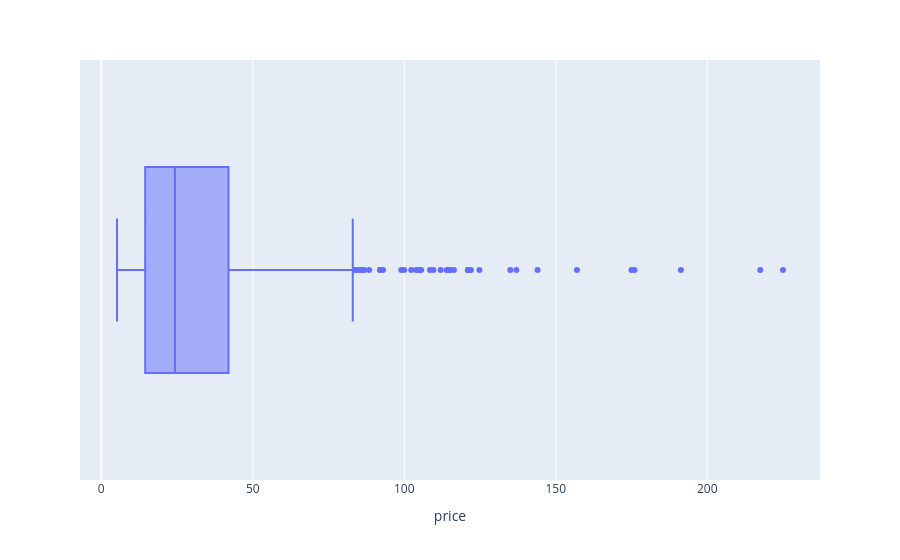

The code cell stored with this chart in its notebook:
### Code cell
#Autre méthode avec plotly express
fig = px.box(df_merge, x="price", orientation="h")
fig.show()

### Figure 1 — Plotly figure (JSON) as saved in the notebook; plotly's stock layout.template omitted (floating-point values rounded to 4 significant figures; data arrays with more than 128 entries replaced by an {"elided": "..."} marker saying what was removed)
{"data": [{"alignmentgroup": "True", "hovertemplate": "price=%{x}<extra></extra>", "legendgroup": "", "marker": {"color": "#636efa"}, "name": "", "notched": false, "offsetgroup": "", "orientation": "h", "showlegend": false, "type": "box", "x": {"elided": "825 float values"}, "x0": " ", "xaxis": "x", "y0": " ", "yaxis": "y"}], "layout": {"autosize": true, "boxmode": "group", "legend": {"tracegroupgap": 0}, "margin": {"t": 60}, "xaxis": {"anchor": "y", "autorange": true, "domain": [0, 1], "range": [-7.011, 237.2], "title": {"text": "price"}, "type": "linear"}, "yaxis": {"anchor": "x", "autorange": true, "domain": [0, 1], "range": [-0.5, 0.5], "type": "category"}}}
